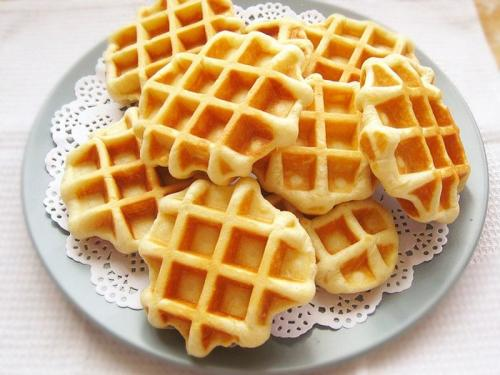
#> input picture Harris角点检测/images/1.jpg, 500 x 375 px
$ jupyter execute 'Harris角点检测.ipynb'
#> lines starting #> are read from the running program, lines starting #| are printed output that depends on the picture
[cell 1]
import matplotlib.pyplot as plt
import numpy as np
import cv2

image = cv2.imread('images/1.jpg')
#> image is the input picture: shape (375, 500, 3); mean B, G, R 128.8, 173, 206.8
image_copy = np.copy(image)
image_copy = cv2.cvtColor(image_copy, cv2.COLOR_BGR2RGB)
plt.imshow(image_copy)

### 检测角点

[cell 2]
gray = cv2.cvtColor(image_copy, cv2.COLOR_RGB2GRAY)
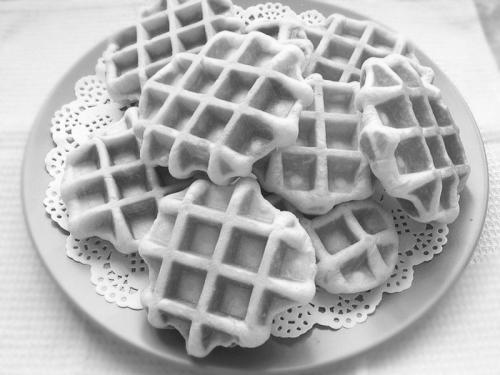
#> gray: shape (375, 500); min 22, max 255, mean 178.1
gray = np.float32(gray)

[cell 3]
dst = cv2.cornerHarris(gray,5,5,0.03)
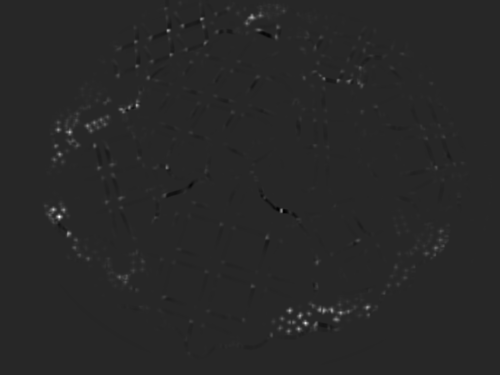
#> dst: shape (375, 500) float32; min -308467776, max 1.69e+09, mean 4822370.5; drawn with min black and max white
dst = cv2.dilate(dst, None)

plt.imshow(dst, cmap='gray')

[cell 4]
thresh = 0.01*dst.max() # 阈值
#> thresh = 16887514.9

corner_image = np.copy(image_copy)

for i in range(0, dst.shape[0]):
    for j in range(0, dst.shape[1]):
        if(dst[i,j] > thresh):
            cv2.circle(corner_image, (j,i), 1, (255,0,255), 1) # 注意i j的位置
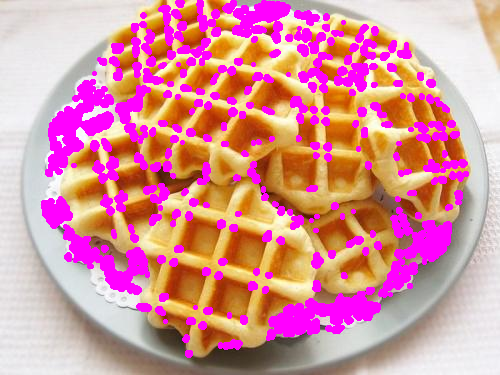
#> corner_image: shape (375, 500, 3); mean R, G, B 215.7, 144.7, 153.7

# [5 lines of commented-out code are left out]

plt.imshow(corner_image)
